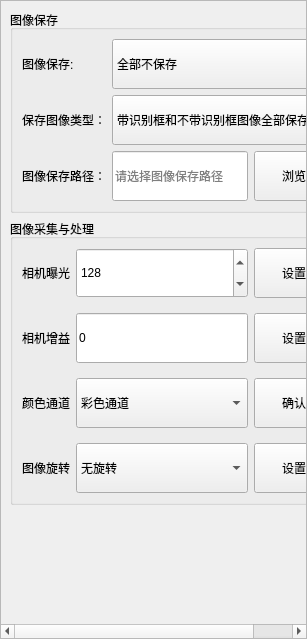
<?xml version="1.0" encoding="UTF-8"?>
<ui version="4.0">
 <class>ImageSettingsPage</class>
 <widget class="QWidget" name="ImageSettingsPage">
  <property name="geometry">
   <rect>
    <x>0</x>
    <y>0</y>
    <width>307</width>
    <height>639</height>
   </rect>
  </property>
  <layout class="QVBoxLayout">
   <property name="leftMargin">
    <number>0</number>
   </property>
   <property name="topMargin">
    <number>0</number>
   </property>
   <property name="rightMargin">
    <number>0</number>
   </property>
   <property name="bottomMargin">
    <number>0</number>
   </property>
   <item>
    <widget class="QScrollArea" name="scrollArea_imageSettings">
     <property name="widgetResizable">
      <bool>true</bool>
     </property>
     <widget class="QWidget" name="widget_imageSettingsScrollContent">
      <property name="geometry">
       <rect>
        <x>0</x>
        <y>-28</y>
        <width>288</width>
        <height>673</height>
       </rect>
      </property>
      <layout class="QGridLayout" name="gridLayout_imageSettings">
       <item row="0" column="0">
        <widget class="QGroupBox" name="groupBox_imageSaving">
         <property name="title">
          <string>图像保存</string>
         </property>
         <layout class="QFormLayout" name="formLayout_imageSaving">
          <item row="0" column="0">
           <widget class="QLabel" name="label_imageSaveRange">
            <property name="minimumSize">
             <size>
              <width>0</width>
              <height>50</height>
             </size>
            </property>
            <property name="text">
             <string>图像保存:</string>
            </property>
           </widget>
          </item>
          <item row="0" column="1">
           <widget class="QComboBox" name="comboBox_imageSaveRange">
            <property name="minimumSize">
             <size>
              <width>0</width>
              <height>50</height>
             </size>
            </property>
            <item>
             <property name="text">
              <string>全部不保存</string>
             </property>
            </item>
            <item>
             <property name="text">
              <string>不合格图像</string>
             </property>
            </item>
            <item>
             <property name="text">
              <string>合格图像</string>
             </property>
            </item>
            <item>
             <property name="text">
              <string>全部保存</string>
             </property>
            </item>
           </widget>
          </item>
          <item row="1" column="0">
           <widget class="QLabel" name="label_imageSaveContent">
            <property name="minimumSize">
             <size>
              <width>0</width>
              <height>50</height>
             </size>
            </property>
            <property name="text">
             <string>保存图像类型：</string>
            </property>
           </widget>
          </item>
          <item row="1" column="1">
           <widget class="QComboBox" name="comboBox_imageSaveContent">
            <property name="minimumSize">
             <size>
              <width>0</width>
              <height>50</height>
             </size>
            </property>
            <item>
             <property name="text">
              <string>带识别框和不带识别框图像全部保存</string>
             </property>
            </item>
            <item>
             <property name="text">
              <string>只保存带识别框图像</string>
             </property>
            </item>
            <item>
             <property name="text">
              <string>只保存不带识别框图像</string>
             </property>
            </item>
           </widget>
          </item>
          <item row="2" column="0">
           <widget class="QLabel" name="label_imageSavePath">
            <property name="minimumSize">
             <size>
              <width>0</width>
              <height>50</height>
             </size>
            </property>
            <property name="text">
             <string>图像保存路径：</string>
            </property>
           </widget>
          </item>
          <item row="2" column="1">
           <layout class="QHBoxLayout" name="horizontalLayout_imageSavePath">
            <item>
             <widget class="QLineEdit" name="lineEdit_imageSavePath">
              <property name="minimumSize">
               <size>
                <width>0</width>
                <height>50</height>
               </size>
              </property>
              <property name="readOnly">
               <bool>true</bool>
              </property>
              <property name="placeholderText">
               <string>请选择图像保存路径</string>
              </property>
             </widget>
            </item>
            <item>
             <widget class="QPushButton" name="pushButton_browseImageSavePath">
              <property name="minimumSize">
               <size>
                <width>80</width>
                <height>50</height>
               </size>
              </property>
              <property name="maximumSize">
               <size>
                <width>100</width>
                <height>16777215</height>
               </size>
              </property>
              <property name="text">
               <string>浏览</string>
              </property>
             </widget>
            </item>
           </layout>
          </item>
         </layout>
        </widget>
       </item>
       <item row="1" column="0">
        <widget class="QGroupBox" name="groupBox_imageAcquisitionAndProcessing">
         <property name="title">
          <string>图像采集与处理</string>
         </property>
         <layout class="QGridLayout" name="gridLayout_imageAcquisitionAndProcessing" columnstretch="0,1,0">
          <property name="verticalSpacing">
           <number>15</number>
          </property>
          <item row="1" column="1">
           <widget class="QSpinBox" name="spinBox_cameraExposure">
            <property name="minimumSize">
             <size>
              <width>0</width>
              <height>50</height>
             </size>
            </property>
            <property name="maximum">
             <number>2147483647</number>
            </property>
            <property name="value">
             <number>128</number>
            </property>
           </widget>
          </item>
          <item row="1" column="2">
           <widget class="QPushButton" name="pushButton_applyCameraExposure">
            <property name="minimumSize">
             <size>
              <width>0</width>
              <height>50</height>
             </size>
            </property>
            <property name="text">
             <string>设置</string>
            </property>
           </widget>
          </item>
          <item row="1" column="0">
           <widget class="QLabel" name="label_cameraExposure">
            <property name="text">
             <string>相机曝光</string>
            </property>
           </widget>
          </item>
          <item row="6" column="0">
           <widget class="QLabel" name="label_colorChannel">
            <property name="minimumSize">
             <size>
              <width>0</width>
              <height>42</height>
             </size>
            </property>
            <property name="text">
             <string>颜色通道</string>
            </property>
           </widget>
          </item>
          <item row="7" column="2">
           <widget class="QPushButton" name="pushButton_applyImageRotation">
            <property name="minimumSize">
             <size>
              <width>0</width>
              <height>50</height>
             </size>
            </property>
            <property name="text">
             <string>设置</string>
            </property>
           </widget>
          </item>
          <item row="5" column="1">
           <widget class="QLineEdit" name="lineEdit_cameraGain">
            <property name="sizePolicy">
             <sizepolicy hsizetype="Preferred" vsizetype="Fixed">
              <horstretch>0</horstretch>
              <verstretch>0</verstretch>
             </sizepolicy>
            </property>
            <property name="minimumSize">
             <size>
              <width>0</width>
              <height>50</height>
             </size>
            </property>
            <property name="text">
             <string>0</string>
            </property>
           </widget>
          </item>
          <item row="7" column="1">
           <widget class="QComboBox" name="comboBox_imageRotation">
            <property name="minimumSize">
             <size>
              <width>0</width>
              <height>50</height>
             </size>
            </property>
            <item>
             <property name="text">
              <string>无旋转</string>
             </property>
            </item>
            <item>
             <property name="text">
              <string>顺时针90°</string>
             </property>
            </item>
            <item>
             <property name="text">
              <string>逆时针90°</string>
             </property>
            </item>
            <item>
             <property name="text">
              <string>180°</string>
             </property>
            </item>
           </widget>
          </item>
          <item row="5" column="0">
           <widget class="QLabel" name="label_cameraGain">
            <property name="text">
             <string>相机增益</string>
            </property>
           </widget>
          </item>
          <item row="5" column="2">
           <widget class="QPushButton" name="pushButton_applyCameraGain">
            <property name="minimumSize">
             <size>
              <width>0</width>
              <height>50</height>
             </size>
            </property>
            <property name="text">
             <string>设置</string>
            </property>
           </widget>
          </item>
          <item row="6" column="2">
           <widget class="QPushButton" name="pushButton_applyColorChannel">
            <property name="minimumSize">
             <size>
              <width>0</width>
              <height>50</height>
             </size>
            </property>
            <property name="text">
             <string>确认</string>
            </property>
           </widget>
          </item>
          <item row="6" column="1">
           <widget class="QComboBox" name="comboBox_colorChannel">
            <property name="minimumSize">
             <size>
              <width>0</width>
              <height>50</height>
             </size>
            </property>
            <item>
             <property name="text">
              <string>彩色通道</string>
             </property>
            </item>
            <item>
             <property name="text">
              <string>红色通道</string>
             </property>
            </item>
            <item>
             <property name="text">
              <string>绿色通道</string>
             </property>
            </item>
            <item>
             <property name="text">
              <string>蓝色通道</string>
             </property>
            </item>
           </widget>
          </item>
          <item row="7" column="0">
           <widget class="QLabel" name="label_imageRotation">
            <property name="text">
             <string>图像旋转</string>
            </property>
           </widget>
          </item>
         </layout>
        </widget>
       </item>
       <item row="2" column="0">
        <spacer name="verticalSpacer_imageSettingsBottom">
         <property name="orientation">
          <enum>Qt::Vertical</enum>
         </property>
         <property name="sizeType">
          <enum>QSizePolicy::Expanding</enum>
         </property>
         <property name="sizeHint" stdset="0">
          <size>
           <width>20</width>
           <height>40</height>
          </size>
         </property>
        </spacer>
       </item>
      </layout>
     </widget>
    </widget>
   </item>
  </layout>
 </widget>
 <resources/>
 <connections/>
</ui>
